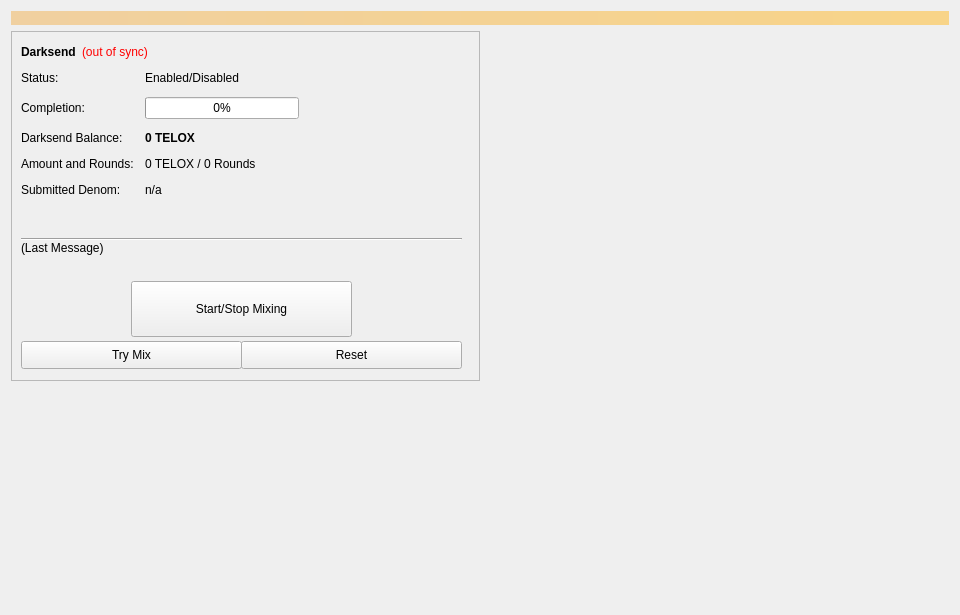
<?xml version="1.0" encoding="UTF-8"?>
<ui version="4.0">
 <class>Coinmix</class>
 <widget class="QWidget" name="Coinmix">
  <property name="geometry">
   <rect>
    <x>0</x>
    <y>0</y>
    <width>960</width>
    <height>615</height>
   </rect>
  </property>
  <property name="minimumSize">
   <size>
    <width>960</width>
    <height>0</height>
   </size>
  </property>
  <property name="windowTitle">
   <string>Form</string>
  </property>
  <layout class="QVBoxLayout" name="topLayout">
   <item>
    <widget class="QLabel" name="labelAlerts">
     <property name="visible">
      <bool>false</bool>
     </property>
     <property name="styleSheet">
      <string notr="true">background-color: qlineargradient(x1: 0, y1: 0, x2: 1, y2: 0, stop:0 #F0D0A0, stop:1 #F8D488); color:#000000;</string>
     </property>
     <property name="wordWrap">
      <bool>true</bool>
     </property>
     <property name="margin">
      <number>3</number>
     </property>
    </widget>
   </item>
   <item>
    <layout class="QHBoxLayout" name="horizontalLayout" stretch="1,1">
     <item>
      <layout class="QVBoxLayout" name="verticalLayout_2">
       <item>
        <widget class="QFrame" name="frameDarksend">
         <property name="minimumSize">
          <size>
           <width>0</width>
           <height>350</height>
          </size>
         </property>
         <property name="layoutDirection">
          <enum>Qt::LeftToRight</enum>
         </property>
         <property name="frameShape">
          <enum>QFrame::StyledPanel</enum>
         </property>
         <property name="frameShadow">
          <enum>QFrame::Raised</enum>
         </property>
         <widget class="QWidget" name="formLayoutWidget">
          <property name="geometry">
           <rect>
            <x>10</x>
            <y>40</y>
            <width>451</width>
            <height>161</height>
           </rect>
          </property>
          <layout class="QFormLayout" name="formLayout">
           <property name="fieldGrowthPolicy">
            <enum>QFormLayout::AllNonFixedFieldsGrow</enum>
           </property>
           <property name="horizontalSpacing">
            <number>11</number>
           </property>
           <property name="verticalSpacing">
            <number>12</number>
           </property>
           <item row="0" column="0">
            <widget class="QLabel" name="label_6">
             <property name="text">
              <string>Status:</string>
             </property>
            </widget>
           </item>
           <item row="1" column="0">
            <widget class="QLabel" name="label_7">
             <property name="text">
              <string>Completion:</string>
             </property>
            </widget>
           </item>
           <item row="1" column="1">
            <widget class="QProgressBar" name="DarksendProgress">
             <property name="maximumSize">
              <size>
               <width>154</width>
               <height>16777215</height>
              </size>
             </property>
             <property name="value">
              <number>0</number>
             </property>
            </widget>
           </item>
           <item row="2" column="0">
            <widget class="QLabel" name="labelAnonymizedText">
             <property name="text">
              <string>Darksend Balance:</string>
             </property>
            </widget>
           </item>
           <item row="2" column="1">
            <widget class="QLabel" name="labelAnonymized">
             <property name="font">
              <font>
               <weight>75</weight>
               <bold>true</bold>
              </font>
             </property>
             <property name="text">
              <string notr="true">0 TELOX</string>
             </property>
            </widget>
           </item>
           <item row="3" column="0">
            <widget class="QLabel" name="label_8">
             <property name="text">
              <string>Amount and Rounds:</string>
             </property>
            </widget>
           </item>
           <item row="3" column="1">
            <widget class="QLabel" name="labelAmountRounds">
             <property name="text">
              <string>0 TELOX / 0 Rounds</string>
             </property>
            </widget>
           </item>
           <item row="4" column="0">
            <widget class="QLabel" name="label_9">
             <property name="text">
              <string>Submitted Denom:</string>
             </property>
            </widget>
           </item>
           <item row="4" column="1">
            <widget class="QLabel" name="labelSubmittedDenom">
             <property name="toolTip">
              <string>The denominations you submitted to the Masternode.&lt;br&gt;To mix, other users must submit the exact same denominations.</string>
             </property>
             <property name="text">
              <string>n/a</string>
             </property>
            </widget>
           </item>
           <item row="0" column="1">
            <widget class="QLabel" name="DarksendEnabled">
             <property name="text">
              <string>Enabled/Disabled</string>
             </property>
            </widget>
           </item>
          </layout>
         </widget>
         <widget class="QPushButton" name="runAutoDenom">
          <property name="geometry">
           <rect>
            <x>251</x>
            <y>17</y>
            <width>1</width>
            <height>1</height>
           </rect>
          </property>
          <property name="palette">
           <palette>
            <active>
             <colorrole role="WindowText">
              <brush brushstyle="SolidPattern">
               <color alpha="255">
                <red>0</red>
                <green>0</green>
                <blue>0</blue>
               </color>
              </brush>
             </colorrole>
             <colorrole role="Button">
              <brush brushstyle="SolidPattern">
               <color alpha="255">
                <red>239</red>
                <green>238</green>
                <blue>238</blue>
               </color>
              </brush>
             </colorrole>
             <colorrole role="Light">
              <brush brushstyle="SolidPattern">
               <color alpha="255">
                <red>255</red>
                <green>255</green>
                <blue>255</blue>
               </color>
              </brush>
             </colorrole>
             <colorrole role="Midlight">
              <brush brushstyle="SolidPattern">
               <color alpha="255">
                <red>247</red>
                <green>246</green>
                <blue>246</blue>
               </color>
              </brush>
             </colorrole>
             <colorrole role="Dark">
              <brush brushstyle="SolidPattern">
               <color alpha="255">
                <red>119</red>
                <green>119</green>
                <blue>119</blue>
               </color>
              </brush>
             </colorrole>
             <colorrole role="Mid">
              <brush brushstyle="SolidPattern">
               <color alpha="255">
                <red>159</red>
                <green>159</green>
                <blue>159</blue>
               </color>
              </brush>
             </colorrole>
             <colorrole role="Text">
              <brush brushstyle="SolidPattern">
               <color alpha="255">
                <red>0</red>
                <green>0</green>
                <blue>0</blue>
               </color>
              </brush>
             </colorrole>
             <colorrole role="BrightText">
              <brush brushstyle="SolidPattern">
               <color alpha="255">
                <red>255</red>
                <green>255</green>
                <blue>255</blue>
               </color>
              </brush>
             </colorrole>
             <colorrole role="ButtonText">
              <brush brushstyle="SolidPattern">
               <color alpha="255">
                <red>0</red>
                <green>0</green>
                <blue>0</blue>
               </color>
              </brush>
             </colorrole>
             <colorrole role="Base">
              <brush brushstyle="SolidPattern">
               <color alpha="255">
                <red>255</red>
                <green>255</green>
                <blue>255</blue>
               </color>
              </brush>
             </colorrole>
             <colorrole role="Window">
              <brush brushstyle="SolidPattern">
               <color alpha="255">
                <red>239</red>
                <green>238</green>
                <blue>238</blue>
               </color>
              </brush>
             </colorrole>
             <colorrole role="Shadow">
              <brush brushstyle="SolidPattern">
               <color alpha="255">
                <red>0</red>
                <green>0</green>
                <blue>0</blue>
               </color>
              </brush>
             </colorrole>
             <colorrole role="AlternateBase">
              <brush brushstyle="SolidPattern">
               <color alpha="255">
                <red>247</red>
                <green>246</green>
                <blue>246</blue>
               </color>
              </brush>
             </colorrole>
             <colorrole role="ToolTipBase">
              <brush brushstyle="SolidPattern">
               <color alpha="255">
                <red>255</red>
                <green>255</green>
                <blue>220</blue>
               </color>
              </brush>
             </colorrole>
             <colorrole role="ToolTipText">
              <brush brushstyle="SolidPattern">
               <color alpha="255">
                <red>0</red>
                <green>0</green>
                <blue>0</blue>
               </color>
              </brush>
             </colorrole>
            </active>
            <inactive>
             <colorrole role="WindowText">
              <brush brushstyle="SolidPattern">
               <color alpha="255">
                <red>0</red>
                <green>0</green>
                <blue>0</blue>
               </color>
              </brush>
             </colorrole>
             <colorrole role="Button">
              <brush brushstyle="SolidPattern">
               <color alpha="255">
                <red>239</red>
                <green>238</green>
                <blue>238</blue>
               </color>
              </brush>
             </colorrole>
             <colorrole role="Light">
              <brush brushstyle="SolidPattern">
               <color alpha="255">
                <red>255</red>
                <green>255</green>
                <blue>255</blue>
               </color>
              </brush>
             </colorrole>
             <colorrole role="Midlight">
              <brush brushstyle="SolidPattern">
               <color alpha="255">
                <red>247</red>
                <green>246</green>
                <blue>246</blue>
               </color>
              </brush>
             </colorrole>
             <colorrole role="Dark">
              <brush brushstyle="SolidPattern">
               <color alpha="255">
                <red>119</red>
                <green>119</green>
                <blue>119</blue>
               </color>
              </brush>
             </colorrole>
             <colorrole role="Mid">
              <brush brushstyle="SolidPattern">
               <color alpha="255">
                <red>159</red>
                <green>159</green>
                <blue>159</blue>
               </color>
              </brush>
             </colorrole>
             <colorrole role="Text">
              <brush brushstyle="SolidPattern">
               <color alpha="255">
                <red>0</red>
                <green>0</green>
                <blue>0</blue>
               </color>
              </brush>
             </colorrole>
             <colorrole role="BrightText">
              <brush brushstyle="SolidPattern">
               <color alpha="255">
                <red>255</red>
                <green>255</green>
                <blue>255</blue>
               </color>
              </brush>
             </colorrole>
             <colorrole role="ButtonText">
              <brush brushstyle="SolidPattern">
               <color alpha="255">
                <red>0</red>
                <green>0</green>
                <blue>0</blue>
               </color>
              </brush>
             </colorrole>
             <colorrole role="Base">
              <brush brushstyle="SolidPattern">
               <color alpha="255">
                <red>255</red>
                <green>255</green>
                <blue>255</blue>
               </color>
              </brush>
             </colorrole>
             <colorrole role="Window">
              <brush brushstyle="SolidPattern">
               <color alpha="255">
                <red>239</red>
                <green>238</green>
                <blue>238</blue>
               </color>
              </brush>
             </colorrole>
             <colorrole role="Shadow">
              <brush brushstyle="SolidPattern">
               <color alpha="255">
                <red>0</red>
                <green>0</green>
                <blue>0</blue>
               </color>
              </brush>
             </colorrole>
             <colorrole role="AlternateBase">
              <brush brushstyle="SolidPattern">
               <color alpha="255">
                <red>247</red>
                <green>246</green>
                <blue>246</blue>
               </color>
              </brush>
             </colorrole>
             <colorrole role="ToolTipBase">
              <brush brushstyle="SolidPattern">
               <color alpha="255">
                <red>255</red>
                <green>255</green>
                <blue>220</blue>
               </color>
              </brush>
             </colorrole>
             <colorrole role="ToolTipText">
              <brush brushstyle="SolidPattern">
               <color alpha="255">
                <red>0</red>
                <green>0</green>
                <blue>0</blue>
               </color>
              </brush>
             </colorrole>
            </inactive>
            <disabled>
             <colorrole role="WindowText">
              <brush brushstyle="SolidPattern">
               <color alpha="255">
                <red>119</red>
                <green>119</green>
                <blue>119</blue>
               </color>
              </brush>
             </colorrole>
             <colorrole role="Button">
              <brush brushstyle="SolidPattern">
               <color alpha="255">
                <red>239</red>
                <green>238</green>
                <blue>238</blue>
               </color>
              </brush>
             </colorrole>
             <colorrole role="Light">
              <brush brushstyle="SolidPattern">
               <color alpha="255">
                <red>255</red>
                <green>255</green>
                <blue>255</blue>
               </color>
              </brush>
             </colorrole>
             <colorrole role="Midlight">
              <brush brushstyle="SolidPattern">
               <color alpha="255">
                <red>247</red>
                <green>246</green>
                <blue>246</blue>
               </color>
              </brush>
             </colorrole>
             <colorrole role="Dark">
              <brush brushstyle="SolidPattern">
               <color alpha="255">
                <red>119</red>
                <green>119</green>
                <blue>119</blue>
               </color>
              </brush>
             </colorrole>
             <colorrole role="Mid">
              <brush brushstyle="SolidPattern">
               <color alpha="255">
                <red>159</red>
                <green>159</green>
                <blue>159</blue>
               </color>
              </brush>
             </colorrole>
             <colorrole role="Text">
              <brush brushstyle="SolidPattern">
               <color alpha="255">
                <red>119</red>
                <green>119</green>
                <blue>119</blue>
               </color>
              </brush>
             </colorrole>
             <colorrole role="BrightText">
              <brush brushstyle="SolidPattern">
               <color alpha="255">
                <red>255</red>
                <green>255</green>
                <blue>255</blue>
               </color>
              </brush>
             </colorrole>
             <colorrole role="ButtonText">
              <brush brushstyle="SolidPattern">
               <color alpha="255">
                <red>119</red>
                <green>119</green>
                <blue>119</blue>
               </color>
              </brush>
             </colorrole>
             <colorrole role="Base">
              <brush brushstyle="SolidPattern">
               <color alpha="255">
                <red>239</red>
                <green>238</green>
                <blue>238</blue>
               </color>
              </brush>
             </colorrole>
             <colorrole role="Window">
              <brush brushstyle="SolidPattern">
               <color alpha="255">
                <red>239</red>
                <green>238</green>
                <blue>238</blue>
               </color>
              </brush>
             </colorrole>
             <colorrole role="Shadow">
              <brush brushstyle="SolidPattern">
               <color alpha="255">
                <red>0</red>
                <green>0</green>
                <blue>0</blue>
               </color>
              </brush>
             </colorrole>
             <colorrole role="AlternateBase">
              <brush brushstyle="SolidPattern">
               <color alpha="255">
                <red>239</red>
                <green>238</green>
                <blue>238</blue>
               </color>
              </brush>
             </colorrole>
             <colorrole role="ToolTipBase">
              <brush brushstyle="SolidPattern">
               <color alpha="255">
                <red>255</red>
                <green>255</green>
                <blue>220</blue>
               </color>
              </brush>
             </colorrole>
             <colorrole role="ToolTipText">
              <brush brushstyle="SolidPattern">
               <color alpha="255">
                <red>0</red>
                <green>0</green>
                <blue>0</blue>
               </color>
              </brush>
             </colorrole>
            </disabled>
           </palette>
          </property>
          <property name="focusPolicy">
           <enum>Qt::NoFocus</enum>
          </property>
          <property name="autoFillBackground">
           <bool>true</bool>
          </property>
          <property name="text">
           <string/>
          </property>
          <property name="flat">
           <bool>true</bool>
          </property>
         </widget>
         <widget class="QPushButton" name="toggleDarksend">
          <property name="geometry">
           <rect>
            <x>120</x>
            <y>250</y>
            <width>221</width>
            <height>56</height>
           </rect>
          </property>
          <property name="sizePolicy">
           <sizepolicy hsizetype="MinimumExpanding" vsizetype="Fixed">
            <horstretch>0</horstretch>
            <verstretch>0</verstretch>
           </sizepolicy>
          </property>
          <property name="text">
           <string>Start/Stop Mixing</string>
          </property>
         </widget>
         <widget class="Line" name="lineLastMessage">
          <property name="geometry">
           <rect>
            <x>10</x>
            <y>200</y>
            <width>441</width>
            <height>16</height>
           </rect>
          </property>
          <property name="orientation">
           <enum>Qt::Horizontal</enum>
          </property>
         </widget>
         <widget class="QLabel" name="DarksendStatus">
          <property name="geometry">
           <rect>
            <x>10</x>
            <y>210</y>
            <width>451</width>
            <height>43</height>
           </rect>
          </property>
          <property name="minimumSize">
           <size>
            <width>288</width>
            <height>43</height>
           </size>
          </property>
          <property name="text">
           <string>(Last Message)</string>
          </property>
          <property name="alignment">
           <set>Qt::AlignLeading|Qt::AlignLeft|Qt::AlignTop</set>
          </property>
          <property name="wordWrap">
           <bool>true</bool>
          </property>
         </widget>
         <widget class="QPushButton" name="DarksendAuto">
          <property name="geometry">
           <rect>
            <x>10</x>
            <y>310</y>
            <width>221</width>
            <height>28</height>
           </rect>
          </property>
          <property name="sizePolicy">
           <sizepolicy hsizetype="MinimumExpanding" vsizetype="Fixed">
            <horstretch>0</horstretch>
            <verstretch>0</verstretch>
           </sizepolicy>
          </property>
          <property name="toolTip">
           <string>Try to manually submit a Darksend request.</string>
          </property>
          <property name="text">
           <string>Try Mix</string>
          </property>
         </widget>
         <widget class="QPushButton" name="DarksendReset">
          <property name="geometry">
           <rect>
            <x>230</x>
            <y>310</y>
            <width>221</width>
            <height>28</height>
           </rect>
          </property>
          <property name="sizePolicy">
           <sizepolicy hsizetype="MinimumExpanding" vsizetype="Fixed">
            <horstretch>0</horstretch>
            <verstretch>0</verstretch>
           </sizepolicy>
          </property>
          <property name="toolTip">
           <string>Reset the current status of Darksend (can interrupt Darksend if it's in the process of Mixing, which can cost you money!)</string>
          </property>
          <property name="autoFillBackground">
           <bool>false</bool>
          </property>
          <property name="text">
           <string>Reset</string>
          </property>
         </widget>
         <widget class="QWidget" name="layoutWidget">
          <property name="geometry">
           <rect>
            <x>10</x>
            <y>10</y>
            <width>431</width>
            <height>22</height>
           </rect>
          </property>
          <layout class="QHBoxLayout" name="horizontalLayout_5">
           <item>
            <widget class="QLabel" name="label_2">
             <property name="font">
              <font>
               <weight>75</weight>
               <bold>true</bold>
              </font>
             </property>
             <property name="text">
              <string>Darksend</string>
             </property>
            </widget>
           </item>
           <item>
            <widget class="QLabel" name="labelDarksendSyncStatus">
             <property name="toolTip">
              <string>The displayed information may be out of date. Your wallet automatically synchronizes with the TELOX network after a connection is established, but this process has not completed yet.</string>
             </property>
             <property name="styleSheet">
              <string notr="true">QLabel { color: red; }</string>
             </property>
             <property name="text">
              <string notr="true">(out of sync)</string>
             </property>
             <property name="alignment">
              <set>Qt::AlignLeading|Qt::AlignLeft|Qt::AlignVCenter</set>
             </property>
            </widget>
           </item>
           <item>
            <spacer name="horizontalSpacer_4">
             <property name="orientation">
              <enum>Qt::Horizontal</enum>
             </property>
             <property name="sizeHint" stdset="0">
              <size>
               <width>40</width>
               <height>20</height>
              </size>
             </property>
            </spacer>
           </item>
          </layout>
         </widget>
        </widget>
       </item>
       <item>
        <spacer name="verticalSpacer">
         <property name="orientation">
          <enum>Qt::Vertical</enum>
         </property>
         <property name="sizeHint" stdset="0">
          <size>
           <width>20</width>
           <height>40</height>
          </size>
         </property>
        </spacer>
       </item>
      </layout>
     </item>
     <item>
      <layout class="QVBoxLayout" name="verticalLayout_3">
       <item>
        <spacer name="verticalSpacer_2">
         <property name="orientation">
          <enum>Qt::Vertical</enum>
         </property>
         <property name="sizeType">
          <enum>QSizePolicy::Expanding</enum>
         </property>
         <property name="sizeHint" stdset="0">
          <size>
           <width>20</width>
           <height>40</height>
          </size>
         </property>
        </spacer>
       </item>
      </layout>
     </item>
    </layout>
   </item>
  </layout>
 </widget>
 <resources/>
 <connections/>
</ui>
